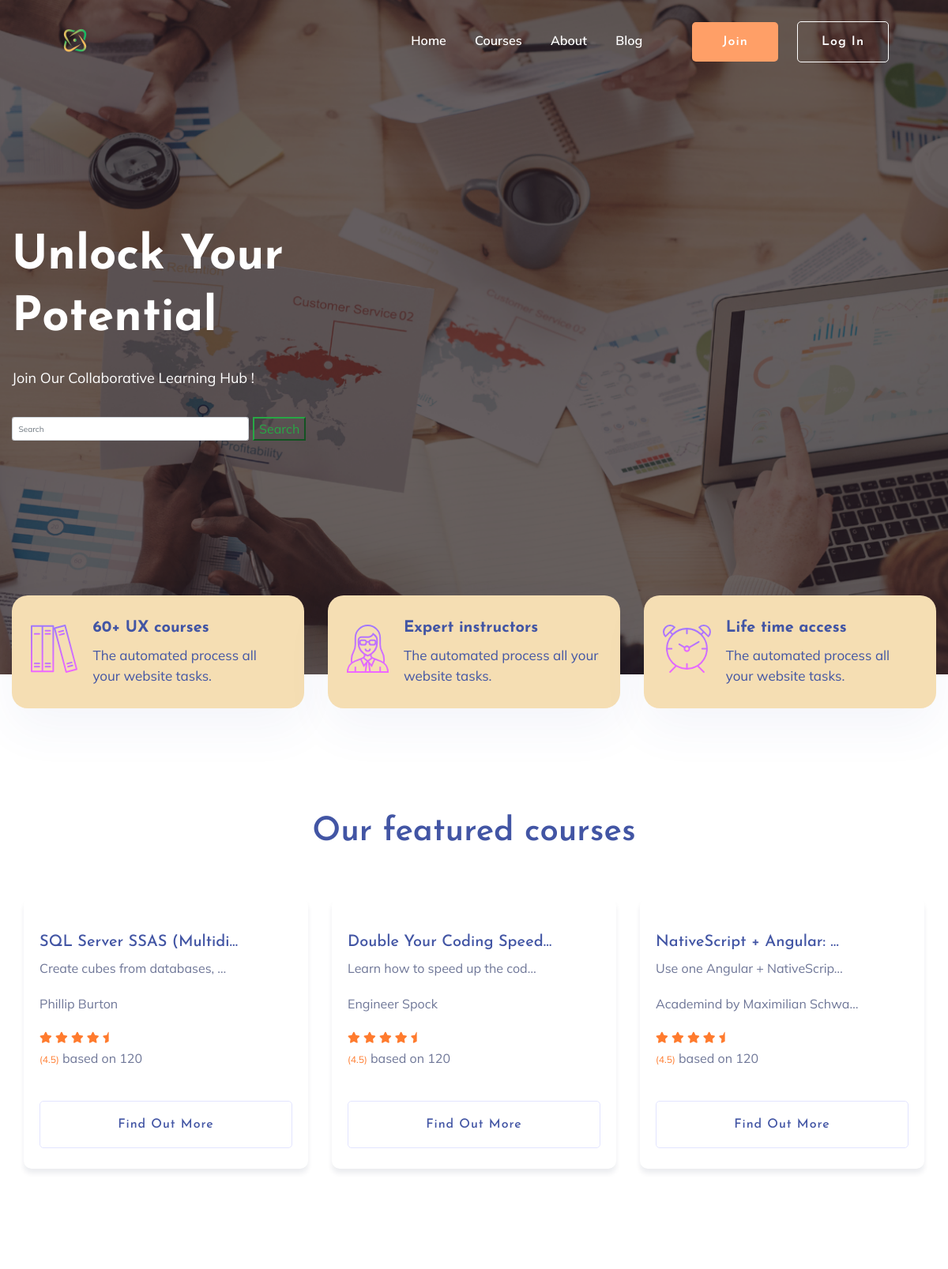
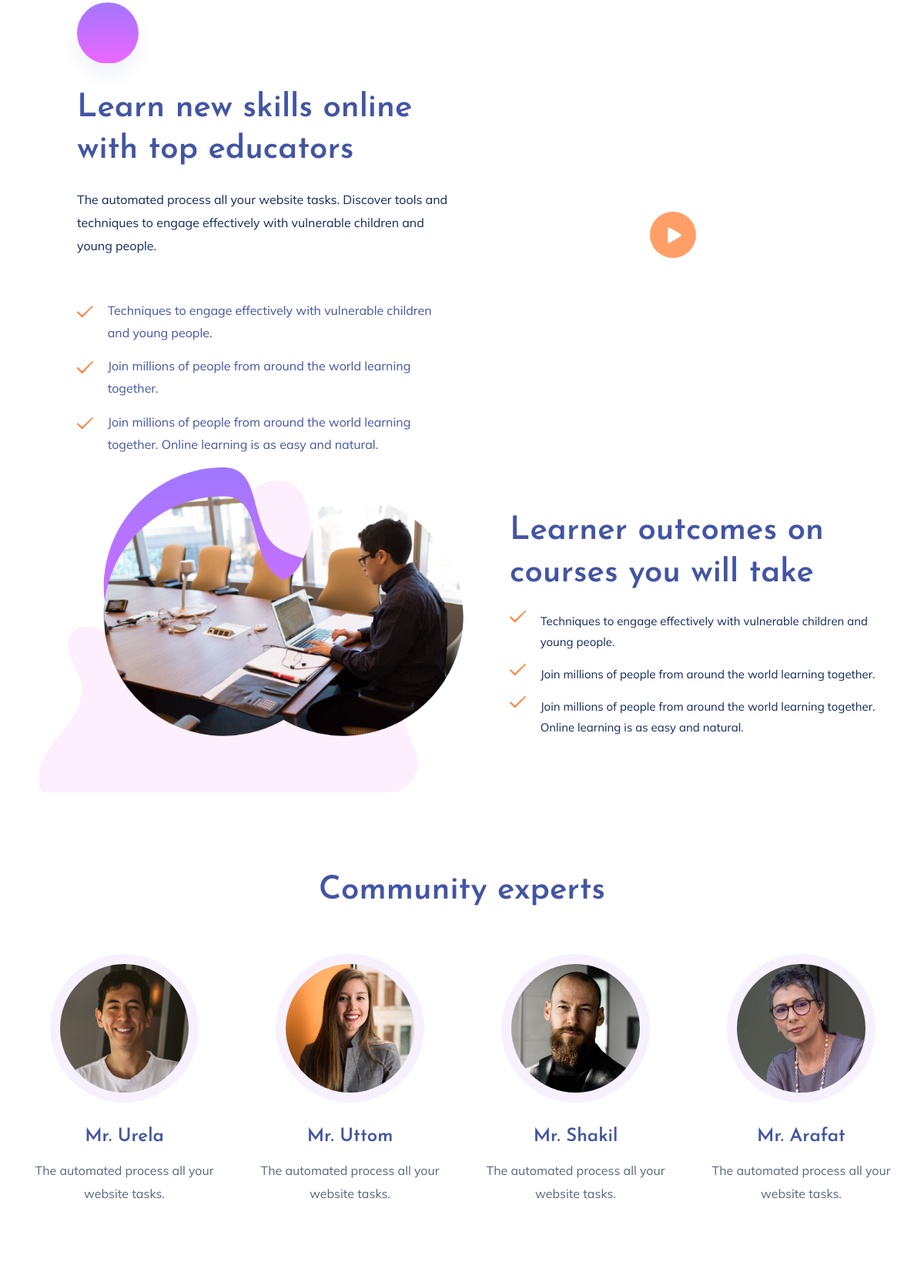
The page / (upper part) on the database its author committed (2 pictures, top to bottom).
### courses/models.py (models this page shows, shortened)
class Course(models.Model):
    course_id = models.AutoField(primary_key=True)
    course_name = models.CharField(max_length=255)
    instructor = models.CharField(max_length=255)
    video_url = models.URLField()
    course_image = models.URLField()
    course_description = RichTextField()
    review_avg = models.DecimalField(max_digits=3, decimal_places=2, default=0.00)
    review_count = models.PositiveIntegerField(default=0)
    course_duration = models.DurationField()
    LEVEL_CHOICES = (
        ('Beginner', 'Beginner'),
        ('Intermediate', 'Intermediate'),
        ('Advanced', 'Advanced'),
        ('All', 'All')
    )
    level = models.CharField(max_length=20, choices=LEVEL_CHOICES)
    discount_price = models.DecimalField(max_digits=10, decimal_places=2)
    original_price = models.DecimalField(max_digits=10, decimal_places=2)
    student_count = models.PositiveIntegerField(default=0)
    objects = CourseManager()

### desktop/views.py (the view)
# urls.py: path('', index, name='index'),
def index(request):
    obj = Course.objects.all()
    template_name = 'index.html'
    context = {
        'obj': obj,
    }
    return render(request,  template_name, context)

### courses/models.py (called while the page is built)
    def get_queryset(self):
        return CourseQuerySet(self.model, using=self._db)

### desktop/context_processors.py (called while the page is built)
def job_seeker(request):
    if request.user.is_authenticated:
        return {'job_seeker': request.user}
    else:
        return {}

### templates/index.html (shortened to what this page needs)
{% load static %}
{% include 'header.html' %}
    <main>
        <section class="slider-area ">
            <div class="slider-active">
                <div class="single-slider slider-height d-flex align-items-center">
                    <div class="container">
                        <div class="row">
                            <div class="col-xl-6 col-lg-7 col-md-12">
                                <div class="hero__caption">
                                    <h1 data-animation="fadeInLeft" data-delay="0.2s">Unlock Your Potential</h1>
                                    <p data-animation="fadeInLeft" data-delay="0.4s"> Join Our Collaborative Learning Hub !</p>
                                    <div>
                                        <form class="d-flex" action="/search/">
                                          <input class="form-control me-2" type="search" placeholder="Search" name="q" aria-label="Search" style="height: 30px; width: 300px;">
                                          <button class="btn-outline-success" style="height: 30px; margin-left: 5px; margin-bottom: 10px;" type="submit">Search</button>
                                        </form>
                                    </div>
                                </div>
                            </div>
                        </div>
                    </div>
                </div>
            </div>
        </section>
        <div class="services-area">
            <div class="container">
                <div class="row justify-content-sm-center">
                    <div class="col-lg-4 col-md-6 col-sm-8">
                        <div class="single-services mb-30" style="box-shadow: 20px; background-color: wheat;">
                            <div class="features-icon">
                                <img src="{% static 'assets/img/icon/icon1.svg' %}" alt="">
                            </div>
                            <div class="features-caption">
                                <h3>60+ UX courses</h3>
                                <p>The automated process all your website tasks.</p>
                            </div>
                        </div>
                    </div>
                    <div class="col-lg-4 col-md-6 col-sm-8">
                        <div class="single-services mb-30" style="background-color: wheat;">
                            <div class="features-icon">
                                <img src="{% static 'assets/img/icon/icon2.svg' %}" alt="">
                            </div>
                            <div class="features-caption">
                                <h3>Expert instructors</h3>
                                <p>The automated process all your website tasks.</p>
                            </div>
                        </div>
                    </div>
                    <div class="col-lg-4 col-md-6 col-sm-8">
                        <div class="single-services mb-30" style="background-color: wheat;">
                            <div class="features-icon">
                                <img src="{% static 'assets/img/icon/icon3.svg' %}" alt="">
                            </div>
                            <div class="features-caption">
                                <h3>Life time access</h3>
                                <p>The automated process all your website tasks.</p>
                            </div>
                        </div>
                    </div>
                </div>
            </div>
        </div>
        <div class="courses-area section-padding40 fix">
            <div class="container">
                <div class="row justify-content-center">
                    <div class="col-xl-7 col-lg-8">
                        <div class="section-tittle text-center mb-55">
                            <h2>Our featured courses</h2>
                        </div>
                    </div>
                </div>
                <div class="courses-actives">
                {% for cours in obj|slice:"6" %}
                    <div class="properties pb-20">
                        <div class="properties__card">
                            <div class="properties__caption">
                                <h3><a href="{% url 'desktop:specified' course_id=cours.course_id %}">{{cours.course_name|truncatechars:25}}</a></h3>
                                <p>{{cours.course_description|truncatechars:30}}
                                </p>
                                <p>{{cours.instructor|truncatechars:30}}
                                </p>
                                <div class="properties__footer d-flex justify-content-between align-items-center">
                                    <div class="restaurant-name">
                                        <div class="rating">
                                            <i class="fas fa-star"></i>
                                            <i class="fas fa-star"></i>
                                            <i class="fas fa-star"></i>
                                            <i class="fas fa-star"></i>
                                            <i class="fas fa-star-half"></i>
                                        </div>
                                        <p><span>(4.5)</span> based on 120</p>
                                    </div>
                                </div>
                                <a href="{% url 'desktop:specified' course_id=cours.course_id %}" class="border-btn border-btn2">Find out more</a>
                            </div>
                        </div>
                    </div>
                {% endfor %}
                </div>
            </div>
        </div>
        <section class="about-area1 fix pt-10">
            <div class="support-wrapper align-items-center">
                <div class="left-content1">
                    <div class="about-icon">
                    </div>
                    <div class="section-tittle section-tittle2 mb-55">
                        <div class="front-text">
                            <h2 class="">Learn new skills online with top educators</h2>
                            <p>The automated process all your website tasks. Discover tools and
                                techniques to engage effectively with vulnerable children and young
                            people.</p>
                        </div>
                    </div>
                    <div class="single-features">
                        <div class="features-icon">
                            <img src="{% static 'assets/img/icon/right-icon.svg' %}" alt="">
                        </div>
                        <div class="features-caption">
                            <p>Techniques to engage effectively with vulnerable children and young people.</p>
                        </div>
                    </div>
                    <div class="single-features">
                        <div class="features-icon">
                            <img src="{% static 'assets/img/icon/right-icon.svg' %}" alt="">
                        </div>
                        <div class="features-caption">
                            <p>Join millions of people from around the world  learning together.</p>
                        </div>
                    </div>
                    <div class="single-features">
                        <div class="features-icon">
                            <img src="{% static 'assets/img/icon/right-icon.svg' %}" alt="">
                        </div>
                        <div class="features-caption">
                            <p>Join millions of people from around the world learning together. Online learning is as easy and natural.</p>
                        </div>
                    </div>
                </div>
                <div class="right-content1">
                    <div class="right-img">
                        <div class="video-icon" >
                            <a class="popup-video btn-icon" href="https://www.youtube.com/watch?v=up68UAfH0d0"><i class="fas fa-play"></i></a>
                        </div>
                    </div>
                </div>
            </div>
        </section>
        <section class="about-area3 fix">
            <div class="support-wrapper align-items-center">
                <div class="right-content3">
                    <div class="right-img">
                        <img src="{% static 'assets/img/gallery/about3.png' %}" alt="">
                    </div>
                </div>
                <div class="left-content3">
                    <div class="section-tittle section-tittle2 mb-20">
                        <div class="front-text">
                            <h2 class="">Learner outcomes on courses you will take</h2>
                        </div>
                    </div>
                    <div class="single-features">
                        <div class="features-icon">
                            <img src="{% static 'assets/img/icon/right-icon.svg' %}" alt="">
                        </div>
                        <div class="features-caption">
                            <p>Techniques to engage effectively with vulnerable children and young people.</p>
                        </div>
                    </div>
                    <div class="single-features">
                        <div class="features-icon">
                            <img src="{% static 'assets/img/icon/right-icon.svg' %}" alt="">
                        </div>
                        <div class="features-caption">
                            <p>Join millions of people from around the world
                            learning together.</p>
                        </div>
                    </div>
                    <div class="single-features">
                        <div class="features-icon">
                            <img src="{% static 'assets/img/icon/right-icon.svg' %}" alt="">
                        </div>
                        <div class="features-caption">
                            <p>Join millions of people from around the world learning together.
                            Online learning is as easy and natural.</p>
                        </div>
                    </div>
                </div>
            </div>
        </section>
        <section class="team-area section-padding40 fix">
            <div class="container">
                <div class="row justify-content-center">
                    <div class="col-xl-7 col-lg-8">
                        <div class="section-tittle text-center mb-55">
                            <h2>Community experts</h2>
                        </div>
                    </div>
                </div>
                <div class="team-active">
                    <div class="single-cat text-center">
                        <div class="cat-icon">
                            <img src="{% static 'assets/img/gallery/team1.png' %}" alt="">
                        </div>
                        <div class="cat-cap">
                            <h5><a href="services.html">Mr. Urela</a></h5>
                            <p>The automated process all your website tasks.</p>
                        </div>
                    </div>
                    <div class="single-cat text-center">
                        <div class="cat-icon">
                            <img src="{% static 'assets/img/gallery/team2.png' %}" alt="">
                        </div>
                        <div class="cat-cap">
                            <h5><a href="services.html">Mr. Uttom</a></h5>
                            <p>The automated process all your website tasks.</p>
                        </div>
                    </div>
                    <div class="single-cat text-center">
                        <div class="cat-icon">
                            <img src="{% static 'assets/img/gallery/team3.png' %}" alt="">
                        </div>
                        <div class="cat-cap">
                            <h5><a href="services.html">Mr. Shakil</a></h5>
                            <p>The automated process all your website tasks.</p>
                        </div>
                    </div>
                    <div class="single-cat text-center">
                        <div class="cat-icon">
                            <img src="{% static 'assets/img/gallery/team4.png' %}" alt="">
                        </div>
                        <div class="cat-cap">
                            <h5><a href="services.html">Mr. Arafat</a></h5>
                            <p>The automated process all your website tasks.</p>
                        </div>
                    </div>
                </div>
            </div>
        </section>
    </main>
{% include 'footer.html' %}

### rows shown on the page
Course: course_name "SQL Server SSAS (Multidi…", course_description "Create cubes from databases, …", instructor "Phillip Burton"
Course: course_name "Double Your Coding Speed…", course_description "Learn how to speed up the cod…", instructor "Engineer Spock"
Course: course_name "NativeScript + Angular: …", course_description "Use one Angular + NativeScrip…", instructor "Academind by Maximilian Schwa…"
